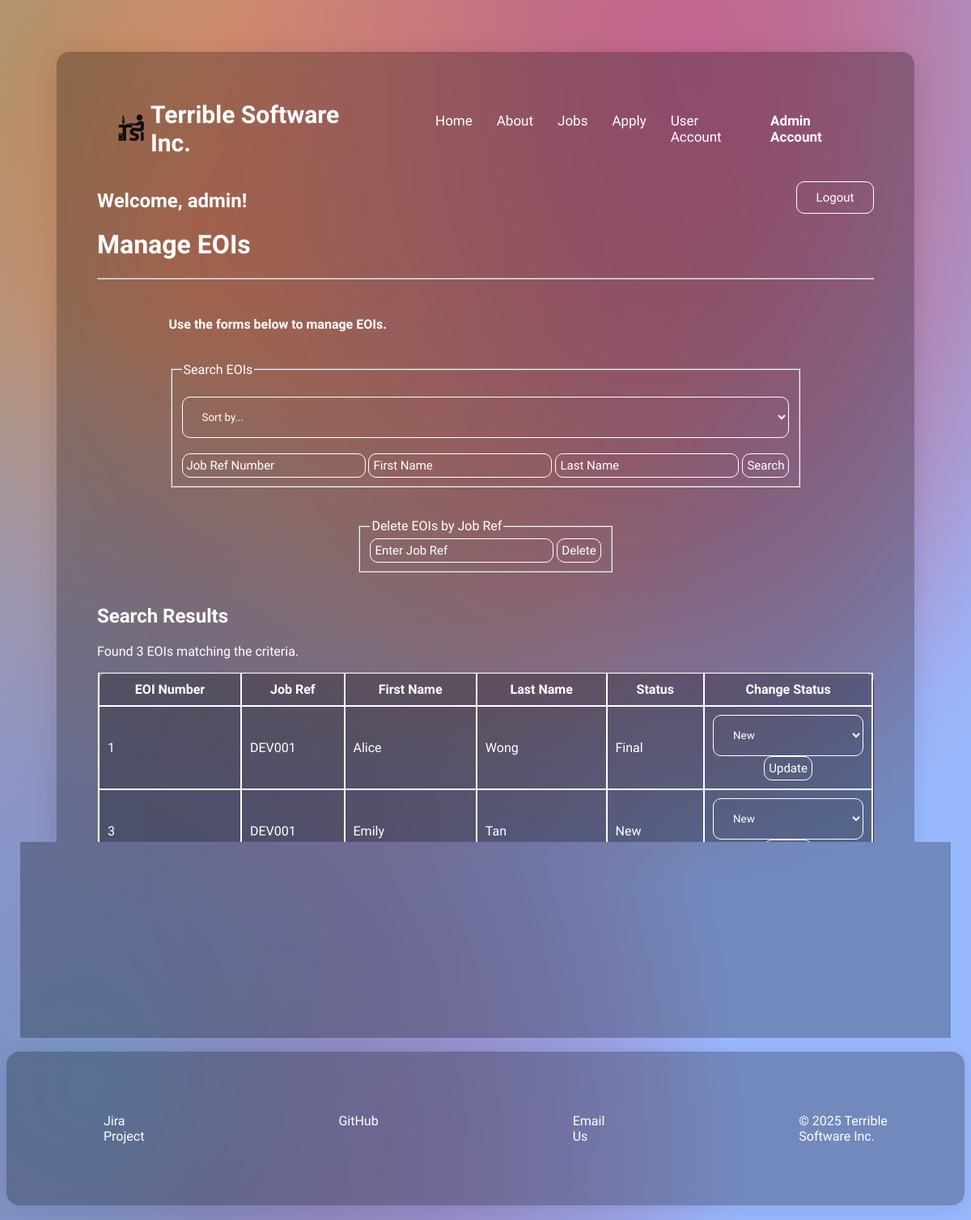
Page /manage.php?job_ref=DEV001 (signed in) on the committed database.
### tables this page shows
CREATE TABLE `eoi` (
  `EOInumber` int(11) NOT NULL,
  `JobReferenceNumber` varchar(10) NOT NULL,
  `FirstName` varchar(20) NOT NULL,
  `LastName` varchar(20) NOT NULL,
  `DOB` date NOT NULL,
  `Gender` varchar(10) NOT NULL,
  `StreetAddress` varchar(40) NOT NULL,
  `Suburb` varchar(40) NOT NULL,
  `State` enum('VIC','NSW','QLD','NT','WA','SA','TAS','ACT') NOT NULL,
  `Postcode` char(4) NOT NULL,
  `Email` varchar(100) NOT NULL,
  `PhoneNumber` varchar(15) NOT NULL,
  `Skill1` varchar(50) DEFAULT NULL,
  `Skill2` varchar(50) DEFAULT NULL,
  `Skill3` varchar(50) DEFAULT NULL,
  `Skill4` varchar(50) DEFAULT NULL,
  `OtherSkills` text DEFAULT NULL,
  `Status` enum('New','Current','Final') DEFAULT 'New'
);

### manage.php (the view, shortened to what this page needs)
<?php
require_once"settings.php";
?>
<!DOCTYPE html>
<html lang="en">
<head>
    <link rel="stylesheet" href="./styles/styles.css">
</head>
<?php
    include"header.inc";
?>
<body class="manage">
    <div class="container">
        <div class="glass-container">
            <button><a href="logout.php">Logout</a></button>
            <h2>Welcome, <?php echo $_SESSION['username']; ?>!</h2>
            <h1>Manage EOIs</h1>
            <hr>
            <div class="content">
                <div class="main">
                    <p>Use the forms below to manage EOIs.</p><br>
                    <form method="GET" action="manage.php">
                        <fieldset>
                            <legend>Search EOIs</legend><br>
                            <select name="sort_by">
                                <option value="">Sort by...</option>
                            </select>
                            <br><br>
                            <input type="text" name="job_ref" placeholder="Job Ref Number">
                            <input type="text" name="first_name" placeholder="First Name">
                            <input type="text" name="last_name" placeholder="Last Name">
                    <input type="submit" value="Search">
                        </fieldset>
                    </form>
                    <br><br>
                    <form method="POST" action="manage.php">
                        <fieldset>
                            <legend>Delete EOIs by Job Ref</legend>
                            <input type="text" name="delete_job_ref" placeholder="Enter Job Ref" required>
                            <input type="submit" name="delete" value="Delete">
                        </fieldset>
                    </form>
                </div>
            </div>
            <?php
            if ($_SERVER["REQUEST_METHOD"] == "GET" && (isset($_GET['job_ref']) || isset($_GET['first_name']) || isset($_GET['last_name']))) {
                $filters = [];
                if (!empty($_GET['job_ref'])) $filters[] = "JobReferenceNumber = '" . mysqli_real_escape_string($conn, $_GET['job_ref']) . "'";
                $where_clause = count($filters) > 0 ? "WHERE " . implode(" AND ", $filters) : "";
                $sort_clause = !empty($_GET['sort_by']) ? "ORDER BY " . $_GET['sort_by'] : "";
                $query = "SELECT * FROM eoi $where_clause $sort_clause";
                $result = mysqli_query($conn, $query);
                if (mysqli_num_rows($result) > 0) {
                    echo "<h2>Search Results</h2>";
                    echo "<p>Found " . mysqli_num_rows($result) . " EOIs matching the criteria.</p>";
                    echo "<table border='1'>
                            <tr>
                                <th>EOI Number</th>
                                <th>Job Ref</th>
                                <th>First Name</th>
                                <th>Last Name</th>
                                <th>Status</th>
                                <th>Change Status</th>
                            </tr>";
                    while ($row = mysqli_fetch_assoc($result)) {
                        echo "<tr>";
                        echo "<td>{$row['EOInumber']}</td>";
                        echo "<td>{$row['JobReferenceNumber']}</td>";
                        echo "<td>{$row['FirstName']}</td>";
                        echo "<td>{$row['LastName']}</td>";
                        echo "<td>{$row['Status']}</td>";
                        echo "<td>
                                <form method='POST' action='manage.php'>
                                    <input type='hidden' name='eoi_number' value='{$row['EOInumber']}'>
                                    <select name='new_status'>
                                        <option value='New'>New</option>
                                        <option value='Current'>Current</option>
                                        <option value='Final'>Final</option>
                                    </select>
                                    <input type='submit' name='update_status' value='Update'>
                                </form>
                            </td>";
                        echo "</tr>";
                    }
                    echo "</table>";
                } else {
                    echo "<p>No EOIs found matching the criteria.</p>";
                }
            }
            ?>
        </div>
    </div>
</body>
<?php
    include "footer.inc"
?>
</html>

### styles/styles.css (style rules this page uses)
* { font-family: 'Quicksand', sans-serif; }
a { color: #ffffff; text-decoration: none; }
.container { display: flex; justify-content: center; min-width: 50vw; max-width: 100vw; }
.glass-container { display: block; min-width: min-content; max-width: 80vw; margin-top: 7vh; margin-bottom: 10px; margin-left: 5px; margin-right: 5px; background: rgba(0, 0, 0, 0.26); padding: 50px; border-radius: 16px; box-shadow: 0 4px 30px rgba(0, 0, 0, 0.1); backdrop-filter: blur(11.6px); opacity: 0; transform: translateY(20px); animation: floatUp 0.5s ease-out forwards; }
.content { display: flex; width: 100%; justify-content: center; }
.main { display: inline-block; padding: 20px; }
.main p { font: bold 35px 'Quicksand', sans-serif; font-size: 16px; line-height: 23px; }
button { margin-top: 10px; width: 100%; height: 40px; font-size: 15px; color: #ffffff; background-color: transparent; border: 1px solid #ffffff; border-radius: 10px; cursor:pointer; transition: all 0.3s ease; }
.manage button { float: right; margin-top: 10px; width: 10%; height: 40px; font-size: 15px; color: #ffffff; background-color: transparent; border: 1px solid #ffffff; border-radius: 10px; cursor:pointer; transition: all 0.3s ease; }
table { border-radius: 14px; background-color: rgba(0, 0, 0, 0.26); border-collapse: separate; border-spacing: 0px; width: 100%; }
td, th { min-width: 40px; border: 1px solid white; padding: 10px; }
tbody > tr:last-child > td, tbody > tr:last-child > th { border-bottom: 2px solid white; }
td:first-child, th:first-child { border-left: 2px solid white; }
td:last-child, th:last-child { border-right: 2px solid white; }
tbody > tr:last-child > td:first-child, tbody > tr:last-child > th:first-child { border-bottom-left-radius: 14px; }
tbody > tr:last-child > td:last-child, tbody > tr:last-child > th:last-child { border-bottom-right-radius: 14px; }
body.manage { color: #ffffff; background-color: #99b9ff; background-image: radial-gradient(at 9% 89%, hsl(215, 41%, 62%) 0px, transparent 50%), radial-gradient(at 72% 6%, hsl(331, 43%, 58%) 0px, transparent 50%), radial-gradient(at 24% 19%, hsl(14, 62%, 63%) 0px, transparent 50%), radial-gradient(at 65% 6%, hsl(6, 41%, 57%) 0px, transparent 50%), radial-gradient(at 20% 98%, hsl(316, 41%, 56%) 0px, transparent 50%), radial-gradient(at 44% 9%, hsl(40, 46%, 62%) 0px, transparent 50%), radial-gradient(at 10% 9%, hsl(76, 28%, 48%) 0px, transparent 50%); min-height: 100vh; }
form { display: flex; justify-content: center; align-items: center; flex-direction: column; }
input { padding: 5px; font-size: 15px; border-radius: 10px; border: 1px solid #ffffff; background-color: transparent; color: #ffffff; }
input::placeholder { color: #ffffff; }
select { width: 100%; padding: 16px 20px; border: 1px solid #ffffff; border-radius: 10px; color: #ffffff; background-color: transparent; }
select option { background-color: rgb(55, 25, 25); }

### rows in the picture
eoi: EOInumber "1", JobReferenceNumber "DEV001", FirstName "Alice", LastName "Wong", Status "Final"
eoi: EOInumber "3", JobReferenceNumber "DEV001", FirstName "Emily", LastName "Tan", Status "New"

### other values in the picture
$Current_Name "Home"
$Current_Name "About"
$Current_Name "Jobs"
$Current_Name "Apply"
$Current_Name "User Account"
$Current_Name "Admin Account"
$_SESSION['username'] "admin"
mysqli_num_rows($result) "3"
